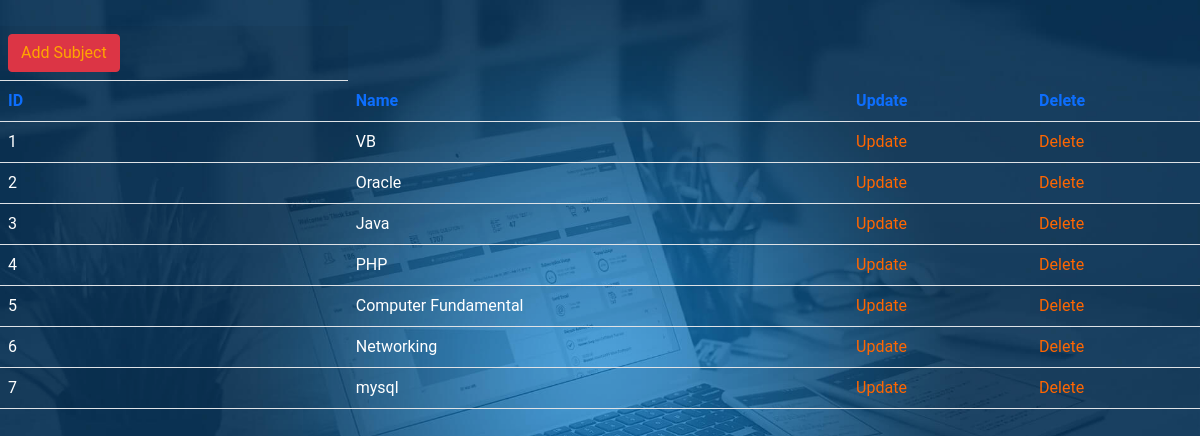
Screenshot of /admin/viewsub.php with the database file from the repository.
### tables this page shows
CREATE TABLE IF NOT EXISTS `mst_subject` (
  `sub_id` int(5) NOT NULL AUTO_INCREMENT,
  `sub_name` varchar(25) DEFAULT NULL,
  PRIMARY KEY (`sub_id`)
);

### admin/viewsub.php (the view, shortened to what this page needs)
<!DOCTYPE HTML PUBLIC "-//W3C//DTD HTML 4.01 Transitional//EN" "http://www.w3.org/TR/html4/loose.dtd">
<html>
<head>
<link href="../quiz.css" rel="stylesheet" type="text/css">
<link href="quiz.css" rel="stylesheet" type="text/css">
<link rel="stylesheet" href="css/bootstrap.min.css"/>
</head>
<body>
<?php
include("header.php");
include("../database.php");
$sql=mysqli_query($con,"select * from mst_subject");
	echo "<table class='table table-striped'>";
	echo "<tr><th><a style='color:orange' class='btn btn-danger' href='subadd.php'>Add Subject</a></th></tr>";
	echo "<tr><th style='color:#6699ff' class='text-primary'>ID</th><th style='color:#6699ff' class='text-primary'>Name</th>
	<th style='color:#6699ff' class='text-primary'>Update</th>
	<th style='color:#6699ff' class='text-primary'>Delete</th></tR>";
	while($result=mysqli_fetch_assoc($sql))
	{
$id=$result['sub_id'];
	echo "<tr>";
	echo "<td  style='color:white'>".$result['sub_id']. "</td>";
	echo "<td style='color:white' >".$result['sub_name']."</td>";
	echo "<td><a style='color:#ff6600' href='subupdate.php?sub_id=$id'><span class='glyphicon glyphicon-edit'>Update</span></a></td>";
	echo "<td><a style='color:#ff6600' href='subdelete.php?sub_id=$id'><span class='glyphicon glyphicon-trash'>Delete</span></a></td>";
	echo "</tr>";
	}
	echo "</table>";
?>
</body>
</html>

### admin/header.php (shortened to what this page needs)
<link href="https://cdn.jsdelivr.net/npm/bootstrap@5.0.1/dist/css/bootstrap.min.css" rel="stylesheet">
<link href="admin_css/testupdate.css" rel="stylesheet">
  <Table width="100%">
  <tr>
  <td>
  </td>
    <td>
		</td>
  </tr>
</table>

### quiz.css (style rules this page uses)
body { background: url(background.jpg); margin-left: 0px; margin-top: 0px; background-repeat: no-repeat; background-size: cover; }
a:link { color: #330066; text-decoration: none; }

### admin/admin_css/testupdate.css (style rules this page uses)
body { background: url(background.jpg); margin-left: 0px; margin-top: 0px; background-repeat: no-repeat; background-size: cover; font-family: 'Roboto', sans-serif; }
td { color: #FFF; }

### rows the page displays
mst_subject: sub_id "1", sub_name "VB"
mst_subject: sub_id "2", sub_name "Oracle"
mst_subject: sub_id "3", sub_name "Java"
mst_subject: sub_id "4", sub_name "PHP"
mst_subject: sub_id "5", sub_name "Computer Fundamental"
mst_subject: sub_id "6", sub_name "Networking"
mst_subject: sub_id "7", sub_name "mysql"
